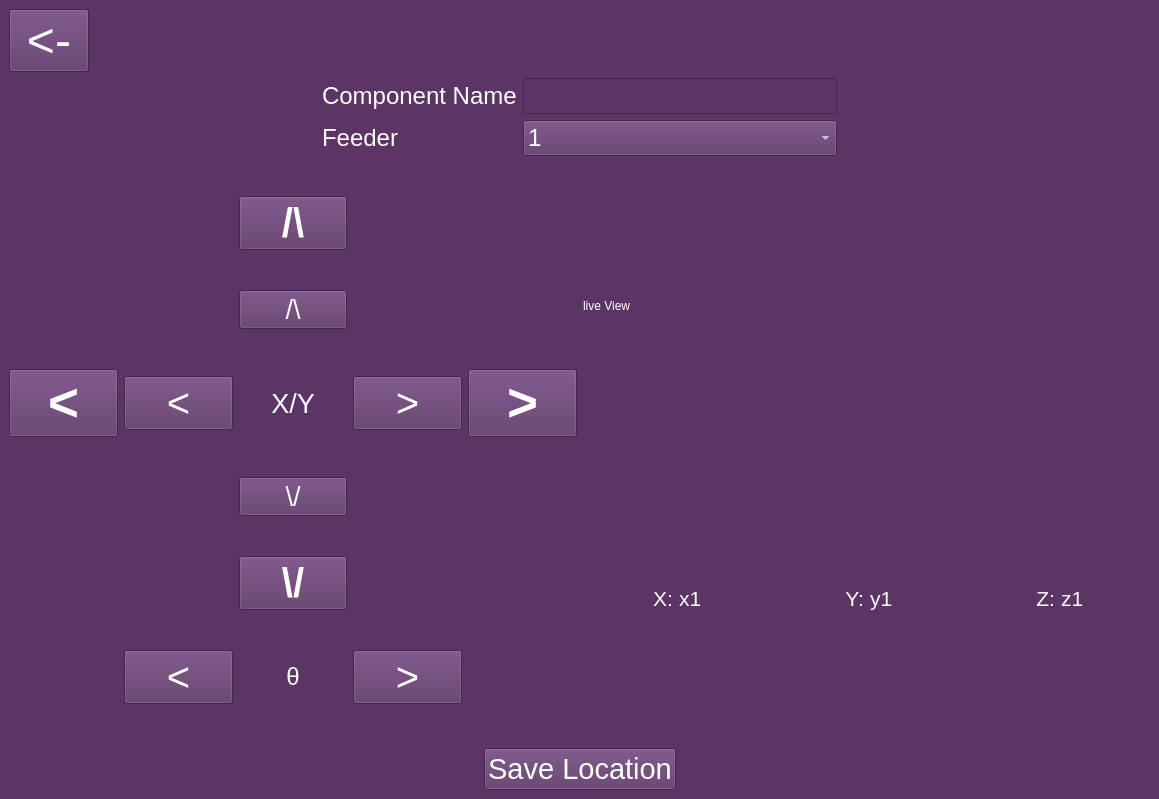
<?xml version="1.0" encoding="UTF-8"?>
<ui version="4.0">
 <class>MainWindow</class>
 <widget class="QMainWindow" name="MainWindow">
  <property name="geometry">
   <rect>
    <x>0</x>
    <y>0</y>
    <width>1159</width>
    <height>799</height>
   </rect>
  </property>
  <property name="windowTitle">
   <string>MainWindow</string>
  </property>
  <property name="styleSheet">
   <string notr="true">background-color: rgb(92, 53, 102);
color: rgb(255, 255, 255);</string>
  </property>
  <widget class="QWidget" name="centralwidget">
   <layout class="QVBoxLayout" name="verticalLayout_2">
    <item>
     <layout class="QHBoxLayout" name="titleBarHLayout">
      <property name="spacing">
       <number>12</number>
      </property>
      <item>
       <widget class="QPushButton" name="backButton">
        <property name="font">
         <font>
          <pointsize>36</pointsize>
         </font>
        </property>
        <property name="text">
         <string>&lt;-</string>
        </property>
       </widget>
      </item>
      <item>
       <spacer name="horizontalSpacer">
        <property name="orientation">
         <enum>Qt::Horizontal</enum>
        </property>
        <property name="sizeHint" stdset="0">
         <size>
          <width>40</width>
          <height>20</height>
         </size>
        </property>
       </spacer>
      </item>
     </layout>
    </item>
    <item>
     <layout class="QGridLayout" name="gridLayout">
      <item row="0" column="1">
       <widget class="QLabel" name="componentNameLabel">
        <property name="font">
         <font>
          <pointsize>18</pointsize>
         </font>
        </property>
        <property name="text">
         <string>Component Name</string>
        </property>
       </widget>
      </item>
      <item row="0" column="3">
       <widget class="QLineEdit" name="componentNameLineEdit">
        <property name="font">
         <font>
          <pointsize>18</pointsize>
         </font>
        </property>
       </widget>
      </item>
      <item row="0" column="0">
       <spacer name="horizontalSpacer_6">
        <property name="orientation">
         <enum>Qt::Horizontal</enum>
        </property>
        <property name="sizeHint" stdset="0">
         <size>
          <width>40</width>
          <height>20</height>
         </size>
        </property>
       </spacer>
      </item>
      <item row="1" column="1">
       <widget class="QLabel" name="label_2">
        <property name="font">
         <font>
          <pointsize>18</pointsize>
         </font>
        </property>
        <property name="text">
         <string>Feeder </string>
        </property>
       </widget>
      </item>
      <item row="1" column="3">
       <widget class="QComboBox" name="feederComboBox">
        <property name="font">
         <font>
          <pointsize>18</pointsize>
         </font>
        </property>
        <item>
         <property name="text">
          <string>1</string>
         </property>
        </item>
        <item>
         <property name="text">
          <string>2</string>
         </property>
        </item>
        <item>
         <property name="text">
          <string>3</string>
         </property>
        </item>
        <item>
         <property name="text">
          <string>4</string>
         </property>
        </item>
        <item>
         <property name="text">
          <string>5</string>
         </property>
        </item>
        <item>
         <property name="text">
          <string>6</string>
         </property>
        </item>
        <item>
         <property name="text">
          <string>7</string>
         </property>
        </item>
        <item>
         <property name="text">
          <string>8</string>
         </property>
        </item>
        <item>
         <property name="text">
          <string>9</string>
         </property>
        </item>
        <item>
         <property name="text">
          <string>10</string>
         </property>
        </item>
        <item>
         <property name="text">
          <string>11</string>
         </property>
        </item>
        <item>
         <property name="text">
          <string>12</string>
         </property>
        </item>
        <item>
         <property name="text">
          <string>13</string>
         </property>
        </item>
        <item>
         <property name="text">
          <string>14</string>
         </property>
        </item>
        <item>
         <property name="text">
          <string>15</string>
         </property>
        </item>
       </widget>
      </item>
      <item row="0" column="4">
       <spacer name="horizontalSpacer_7">
        <property name="orientation">
         <enum>Qt::Horizontal</enum>
        </property>
        <property name="sizeHint" stdset="0">
         <size>
          <width>40</width>
          <height>20</height>
         </size>
        </property>
       </spacer>
      </item>
     </layout>
    </item>
    <item>
     <layout class="QHBoxLayout" name="navigationButtonHLayout">
      <item>
       <layout class="QGridLayout" name="navigationsGridLayout">
        <item row="5" column="1">
         <widget class="QPushButton" name="angleAnticlockButton">
          <property name="font">
           <font>
            <pointsize>30</pointsize>
           </font>
          </property>
          <property name="text">
           <string>&lt;</string>
          </property>
         </widget>
        </item>
        <item row="2" column="0">
         <widget class="QPushButton" name="x2MinusButton">
          <property name="font">
           <font>
            <pointsize>40</pointsize>
            <weight>75</weight>
            <bold>true</bold>
           </font>
          </property>
          <property name="text">
           <string>&lt;</string>
          </property>
         </widget>
        </item>
        <item row="2" column="3">
         <widget class="QPushButton" name="xPlusButton">
          <property name="font">
           <font>
            <pointsize>30</pointsize>
           </font>
          </property>
          <property name="text">
           <string>&gt;</string>
          </property>
         </widget>
        </item>
        <item row="3" column="2">
         <widget class="QPushButton" name="yMinusButton">
          <property name="font">
           <font>
            <pointsize>20</pointsize>
           </font>
          </property>
          <property name="text">
           <string>\/</string>
          </property>
         </widget>
        </item>
        <item row="1" column="2">
         <widget class="QPushButton" name="yPlusButton">
          <property name="font">
           <font>
            <pointsize>20</pointsize>
           </font>
          </property>
          <property name="text">
           <string>/\</string>
          </property>
         </widget>
        </item>
        <item row="2" column="4">
         <widget class="QPushButton" name="x2PlusButton">
          <property name="font">
           <font>
            <pointsize>40</pointsize>
            <weight>75</weight>
            <bold>true</bold>
           </font>
          </property>
          <property name="text">
           <string>&gt;</string>
          </property>
         </widget>
        </item>
        <item row="5" column="3">
         <widget class="QPushButton" name="angleClockButton">
          <property name="font">
           <font>
            <pointsize>30</pointsize>
           </font>
          </property>
          <property name="text">
           <string>&gt;</string>
          </property>
         </widget>
        </item>
        <item row="4" column="2">
         <widget class="QPushButton" name="y2MinusButton">
          <property name="font">
           <font>
            <pointsize>30</pointsize>
            <weight>75</weight>
            <bold>true</bold>
           </font>
          </property>
          <property name="text">
           <string>\/</string>
          </property>
         </widget>
        </item>
        <item row="0" column="2">
         <widget class="QPushButton" name="y2PlusButton">
          <property name="font">
           <font>
            <pointsize>30</pointsize>
            <weight>75</weight>
            <bold>true</bold>
           </font>
          </property>
          <property name="text">
           <string>/\</string>
          </property>
         </widget>
        </item>
        <item row="5" column="2">
         <widget class="QLabel" name="angleLabel">
          <property name="font">
           <font>
            <pointsize>18</pointsize>
           </font>
          </property>
          <property name="text">
           <string>θ</string>
          </property>
          <property name="alignment">
           <set>Qt::AlignCenter</set>
          </property>
         </widget>
        </item>
        <item row="2" column="1">
         <widget class="QPushButton" name="xMinusButton">
          <property name="font">
           <font>
            <pointsize>30</pointsize>
           </font>
          </property>
          <property name="text">
           <string>&lt;</string>
          </property>
         </widget>
        </item>
        <item row="2" column="2">
         <widget class="QLabel" name="xyLabel">
          <property name="font">
           <font>
            <pointsize>20</pointsize>
           </font>
          </property>
          <property name="text">
           <string>X/Y</string>
          </property>
          <property name="alignment">
           <set>Qt::AlignCenter</set>
          </property>
         </widget>
        </item>
       </layout>
      </item>
      <item>
       <layout class="QVBoxLayout" name="liveViewVerticalLayout">
        <item>
         <widget class="QLabel" name="liveViewLabel">
          <property name="text">
           <string>live View</string>
          </property>
         </widget>
        </item>
        <item>
         <layout class="QHBoxLayout" name="coordiHorizontalLayout">
          <item>
           <widget class="QLabel" name="xLabel">
            <property name="font">
             <font>
              <pointsize>16</pointsize>
             </font>
            </property>
            <property name="text">
             <string>X:</string>
            </property>
            <property name="alignment">
             <set>Qt::AlignRight|Qt::AlignTrailing|Qt::AlignVCenter</set>
            </property>
           </widget>
          </item>
          <item>
           <widget class="QLabel" name="x1Label">
            <property name="font">
             <font>
              <pointsize>16</pointsize>
             </font>
            </property>
            <property name="text">
             <string>x1</string>
            </property>
           </widget>
          </item>
          <item>
           <widget class="QLabel" name="yLabel">
            <property name="font">
             <font>
              <pointsize>16</pointsize>
             </font>
            </property>
            <property name="text">
             <string>Y:</string>
            </property>
            <property name="alignment">
             <set>Qt::AlignRight|Qt::AlignTrailing|Qt::AlignVCenter</set>
            </property>
           </widget>
          </item>
          <item>
           <widget class="QLabel" name="y1Label">
            <property name="font">
             <font>
              <pointsize>16</pointsize>
             </font>
            </property>
            <property name="text">
             <string>y1</string>
            </property>
           </widget>
          </item>
          <item>
           <widget class="QLabel" name="zLabel">
            <property name="font">
             <font>
              <pointsize>16</pointsize>
             </font>
            </property>
            <property name="text">
             <string>Z:</string>
            </property>
            <property name="alignment">
             <set>Qt::AlignRight|Qt::AlignTrailing|Qt::AlignVCenter</set>
            </property>
           </widget>
          </item>
          <item>
           <widget class="QLabel" name="z1Label">
            <property name="font">
             <font>
              <pointsize>16</pointsize>
             </font>
            </property>
            <property name="text">
             <string>z1</string>
            </property>
           </widget>
          </item>
         </layout>
        </item>
       </layout>
      </item>
     </layout>
    </item>
    <item>
     <layout class="QHBoxLayout" name="lowerHorizontalLayout">
      <item>
       <spacer name="horizontalSpacer_3">
        <property name="orientation">
         <enum>Qt::Horizontal</enum>
        </property>
        <property name="sizeHint" stdset="0">
         <size>
          <width>40</width>
          <height>20</height>
         </size>
        </property>
       </spacer>
      </item>
      <item>
       <widget class="QPushButton" name="saveLocationButton">
        <property name="font">
         <font>
          <pointsize>22</pointsize>
         </font>
        </property>
        <property name="text">
         <string>Save Location</string>
        </property>
       </widget>
      </item>
      <item>
       <spacer name="horizontalSpacer_4">
        <property name="orientation">
         <enum>Qt::Horizontal</enum>
        </property>
        <property name="sizeHint" stdset="0">
         <size>
          <width>40</width>
          <height>20</height>
         </size>
        </property>
       </spacer>
      </item>
     </layout>
    </item>
   </layout>
  </widget>
 </widget>
 <resources/>
 <connections/>
</ui>
